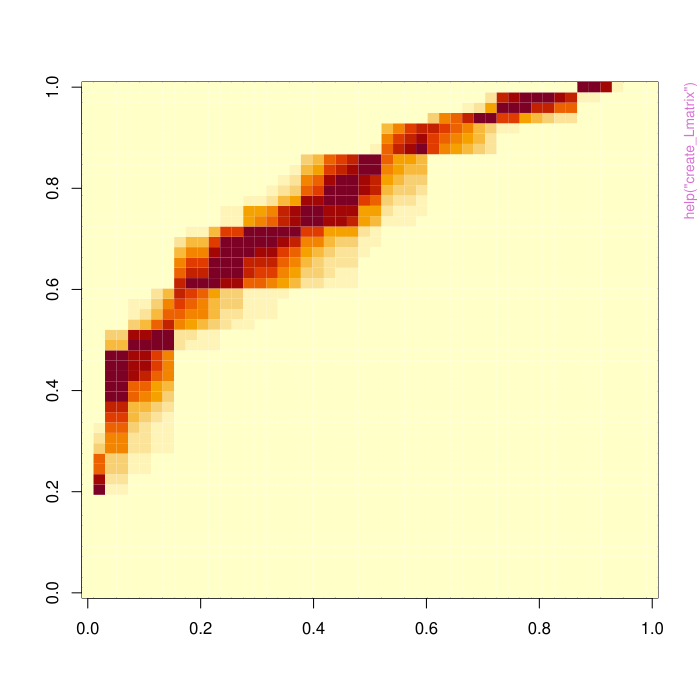

Recreate this plot in R.
pkgname <- "ATNr"
source(file.path(R.home("share"), "R", "examples-header.R"))
options(warn = 1)
library('ATNr')

base::assign(".oldSearch", base::search(), pos = 'CheckExEnv')
base::assign(".old_wd", base::getwd(), pos = 'CheckExEnv')
cleanEx()
nameEx("TroLev")
### * TroLev

flush(stderr()); flush(stdout())

### Name: TroLev
### Title: Calculate trophic level of species
### Aliases: TroLev

### ** Examples

library(ATNr)
# create a food web from the niche model with 35 species and connectance of 0.1
fw <- create_niche_model(35, 0.1)
TL = TroLev(fw)
 




cleanEx()
nameEx("create_Lmatrix")
### * create_Lmatrix

flush(stderr()); flush(stdout())

### Name: create_Lmatrix
### Title: Make L matrix
### Aliases: create_Lmatrix

### ** Examples

set.seed(123)
mass <- sort(10 ^ rnorm(50, 1, 2))
L <- create_Lmatrix(mass, nb_b = 10, Ropt = 100)
image(L)



cleanEx()
nameEx("create_model_Scaled")
### * create_model_Scaled

flush(stderr()); flush(stdout())

### Name: create_model_Scaled
### Title: Initialize an ATN model, following Delmas et al. 2017, Methods
###   in Ecology and Evolution
### Aliases: create_model_Scaled

### ** Examples

library(ATNr)
n_species <- 50
n_basal <- 10
masses <- runif(n_species, 10, 100) #body mass of species
L <- create_Lmatrix(masses, n_basal)
fw <- L
fw[fw > 0] <- 1
mod <- create_model_Scaled(n_species, n_basal, masses, fw)



cleanEx()
nameEx("create_model_Unscaled")
### * create_model_Unscaled

flush(stderr()); flush(stdout())

### Name: create_model_Unscaled
### Title: Initialize an ATN model, following Binzer et al. 201, Global
###   Change Biology
### Aliases: create_model_Unscaled

### ** Examples

library(ATNr)
n_species <- 50
n_basal <- 10
masses <- runif(n_species, 10, 100) #body mass of species
L <- create_Lmatrix(masses, n_basal)
fw <- L
fw[fw > 0] <- 1
mod <- create_model_Unscaled(n_species, n_basal, masses, fw)



cleanEx()
nameEx("create_model_Unscaled_nuts")
### * create_model_Unscaled_nuts

flush(stderr()); flush(stdout())

### Name: create_model_Unscaled_nuts
### Title: Initialize an ATN model, following Schneider et al. 2016, Nature
###   Communication
### Aliases: create_model_Unscaled_nuts

### ** Examples

library(ATNr)
n_species <- 50
n_basal <- 10
n_nutrients <- 2
masses <- runif(n_species, 10, 100) #body mass of species
L <- create_Lmatrix(masses, n_basal)
fw <- L
fw[fw > 0] <- 1
mod <- create_model_Unscaled_nuts(n_species, n_basal, n_nutrients, masses, fw)



cleanEx()
nameEx("create_niche_model")
### * create_niche_model

flush(stderr()); flush(stdout())

### Name: create_niche_model
### Title: Create a food web based on the niche model
### Aliases: create_niche_model

### ** Examples

web_niche <- create_niche_model(50, .4)
image(web_niche)



cleanEx()
nameEx("lsoda_wrapper")
### * lsoda_wrapper

flush(stderr()); flush(stdout())

### Name: lsoda_wrapper
### Title: Wrapper for lsoda
### Aliases: lsoda_wrapper

### ** Examples

library(ATNr)
library(deSolve)
masses <- runif(20, 10, 100) #body mass of species
L <- create_Lmatrix(masses, 10, Ropt = 10)
L[L > 0] <- 1
mod <- create_model_Unscaled_nuts(20, 10, 3, masses, L)
mod <- initialise_default_Unscaled_nuts(mod, L)
biomasses <- masses ^ -0.75 * 10 ^ 4 #biomasses of species
biomasses <- append(runif(3, 20, 30), biomasses)
times <- seq(0, 100, 1)
sol <- lsoda_wrapper(times, biomasses, mod)



cleanEx()
nameEx("plot_odeweb")
### * plot_odeweb

flush(stderr()); flush(stdout())

### Name: plot_odeweb
### Title: Plot food web dynamics
### Aliases: plot_odeweb

### ** Examples

library(ATNr)
library(deSolve)
set.seed(123)
# number of species, nutrients, and body masses
n_species <- 20
n_basal <- 5
n_nutrients <- 3
masses <- sort(10^runif(n_species, 2, 6)) #body mass of species
# create food web matrix
L <- create_Lmatrix(masses, n_basal)
L[, 1:n_basal] <- 0
fw <- L
fw[fw > 0] <- 1
model <- create_model_Unscaled_nuts(
  n_species,
  n_basal,
  n_nutrients,
  masses,
  fw
)
# initialize model as default in Schneider et al. (2016)
model <- initialise_default_Unscaled_nuts(model, L)
model$initialisations()
# defining integration time
times <- seq(0, 500, 5)
biomasses <- runif(n_species + n_nutrients, 2, 3)
sol <- lsoda_wrapper(times, biomasses, model, verbose = FALSE)
plot_odeweb(sol, model$nb_s)



cleanEx()
nameEx("sort_input")
### * sort_input

flush(stderr()); flush(stdout())

### Name: sort_input
### Title: Sort custom input
### Aliases: sort_input

### ** Examples

bm <- runif(10, 10, 50)
fw <- matrix(as.numeric(runif(100) > .9), 10, 10)
sort_input(bm, fw)



### * <FOOTER>
###
cleanEx()
options(digits = 7L)
base::cat("Time elapsed: ", proc.time() - base::get("ptime", pos = 'CheckExEnv'),"\n")
grDevices::dev.off()
###
### Local variables: ***
### mode: outline-minor ***
### outline-regexp: "\\(> \\)?### [*]+" ***
### End: ***
quit('no')
